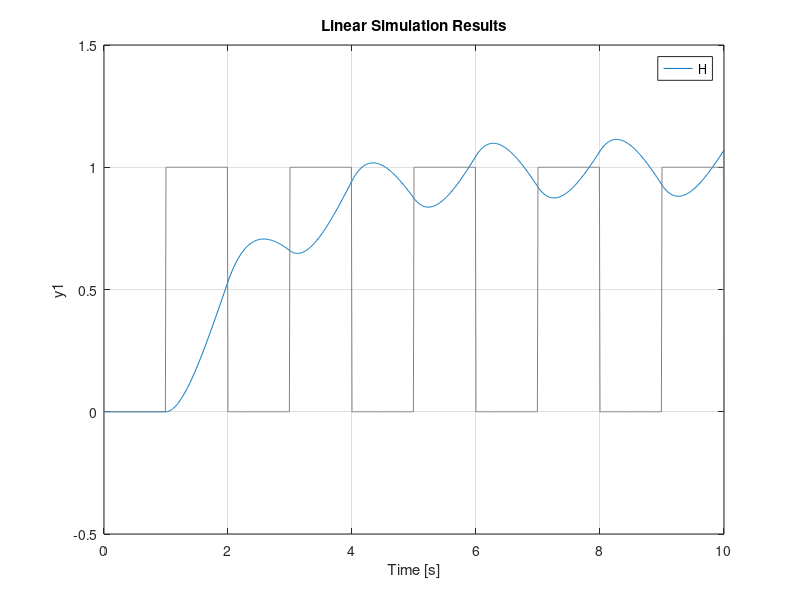

This chart was generated by the following MATLAB code:
% Função lsim() plota a resposta a um sinal de entrada generico de uma
% função de transferencia

function func_transferencia()

H = tf([2], [1 2 1]);
[u ,t] = gensig('square', 2, 10, 0.01);
lsim(H, u , t)
axis([0 10 -0.5 1.5])

end
